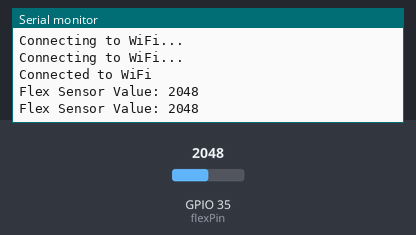
Bench run of a sketch on a simulated ESP32. Shown: the last lines printed to the serial monitor. The test bench sets the inputs (shaded band); at power-on: GPIO 35 (flexPin) = 2048. WiFi joins after 1.5 s; servers stay silent unless stated.

Above: at 3.2 s.
3.3 s: GPIO 35 (flexPin) set to 2866
At 4.6 s:
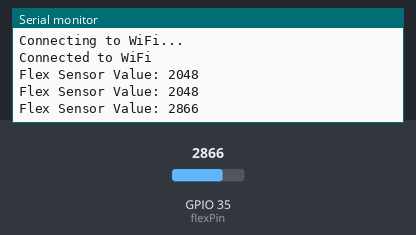
4.8 s: GPIO 35 (flexPin) set to 3603
At 5.8 s:
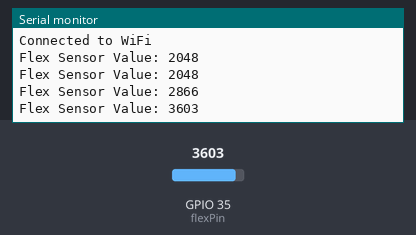
Timing chart, 0 to 7.8 s (numbered marks = the images above; inputs shaded):
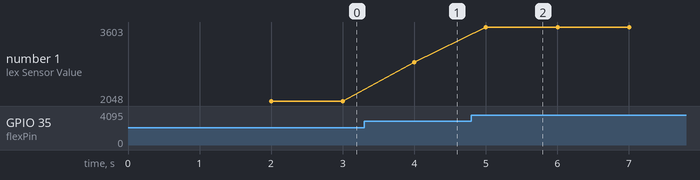

The sketch:

flex_basic.ino
```cpp
//For anyone else having this problem, you must attach the sensor analog read to a ADC1 pin on the esp. Analog doesnt
//work on other GPIO pins when WiFi is enabled.

#include <WiFi.h>

const char* ssid = "sadguru Hostel _EXT";  // Replace with your network SSID
const char* password = "sadguru@1";

const int flexPin = 35;  // Pin connected to the flex sensor

void setup() {
  Serial.begin(115200);

  // Connect to Wi-Fi
  WiFi.begin(ssid, password);
  while (WiFi.status() != WL_CONNECTED) {
    delay(1000);
    Serial.println("Connecting to WiFi...");
  }

  Serial.println("Connected to WiFi");
}

void loop() {
  // Read flex sensor value
  int flexValue = analogRead(flexPin);

  // Print the flex sensor value
  Serial.print("Flex Sensor Value: ");
  Serial.println(flexValue);

  delay(1000);
}
```

Measured:
- after the input at 3.3 s, the serial monitor: prints a new line after 0.70 s (image 1)
- after the input at 4.8 s, the serial monitor: prints a new line after 0.20 s (image 2)
- plotted number 1: 2048 → 2866 after the input at 3.3 s, 2866 → 3603 after the input at 4.8 s
